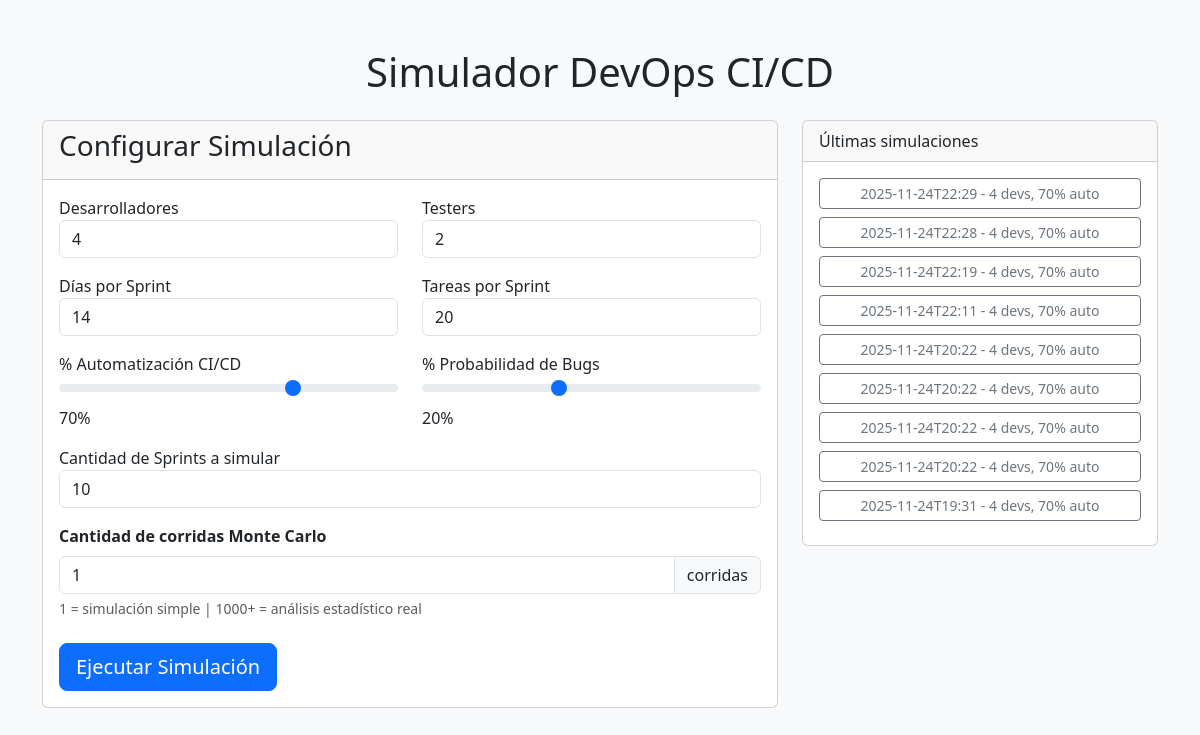
Before: / with the older database file.
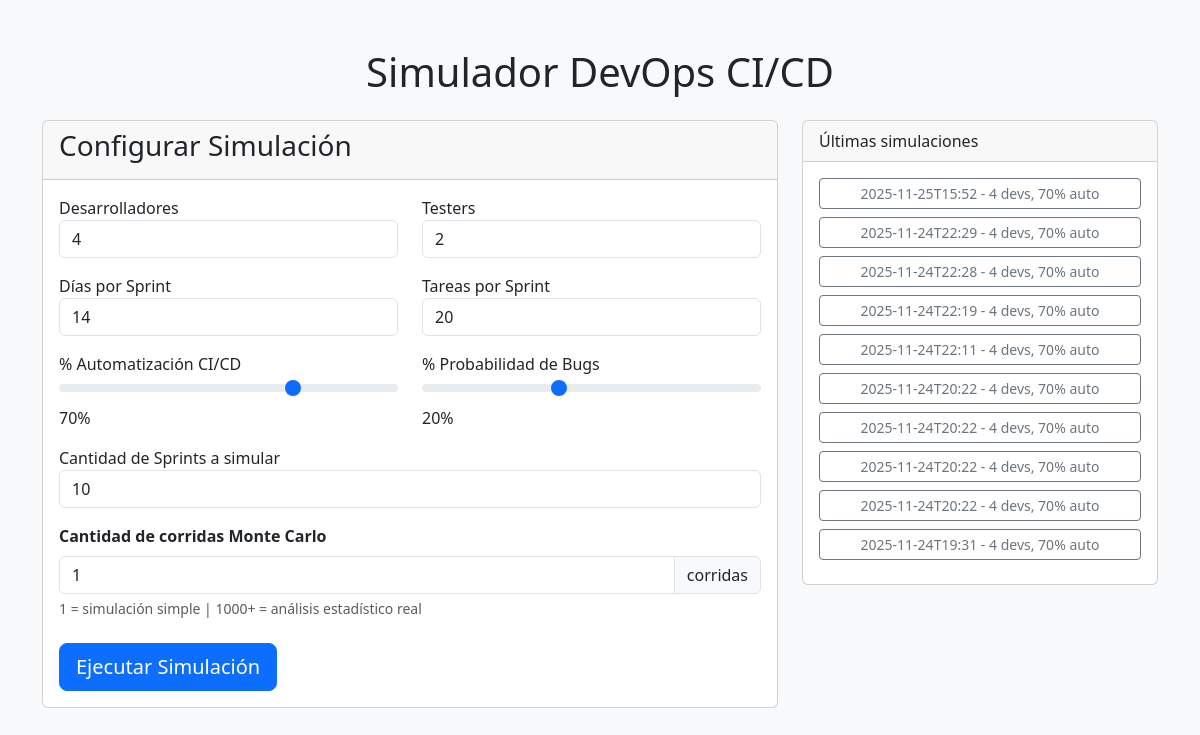
After: the same page with the newer database file.
### tables this page shows
CREATE TABLE simulations (
            id INTEGER PRIMARY KEY AUTOINCREMENT,
            timestamp TEXT,
            params TEXT,
            results TEXT
        , batch_size INTEGER DEFAULT 1, results_summary TEXT);

### app.py (the view)
@app.route('/')
def index():
    simulations = get_simulations()
    return render_template('index.html', simulations=simulations)

### database.py (called while the page is built)
def get_conn():
    conn = sqlite3.connect(DATABASE_PATH)
    conn.row_factory = sqlite3.Row
    return conn

def get_simulations():
    conn = get_conn()
    cur = conn.cursor()
    cur.execute('SELECT id, timestamp, params, batch_size FROM simulations ORDER BY timestamp DESC LIMIT 30')
    rows = cur.fetchall()
    conn.close()
    simulations = []
    for row in rows:
        sim = dict(row)
        sim['params'] = json.loads(sim['params'])
        simulations.append(sim)
    return simulations

### templates/index.html (shortened to what this page needs)
<!DOCTYPE html>
<html>
<head>
    <link href="https://cdn.jsdelivr.net/npm/bootstrap@5.3.3/dist/css/bootstrap.min.css" rel="stylesheet">
</head>
<body class="bg-light">
<div class="container mt-5">
    <h1 class="text-center mb-4">Simulador DevOps CI/CD</h1>
    <div class="row">
        <div class="col-md-8">
            <div class="card">
                <div class="card-header"><h3>Configurar Simulación</h3></div>
                <div class="card-body">
                    <form action="/simulate" method="post">
                        <div class="row">
                            <div class="col-md-6 mb-3">
                                <label>Desarrolladores</label>
                                <input type="number" name="developers" class="form-control" value="4" min="1" max="10">
                            </div>
                            <div class="col-md-6 mb-3">
                                <label>Testers</label>
                                <input type="number" name="testers" class="form-control" value="2" min="0" max="10">
                            </div>
                        </div>
                        <div class="row">
                            <div class="col-md-6 mb-3">
                                <label>Días por Sprint</label>
                                <input type="number" name="sprint_days" class="form-control" value="14" min="5" max="30">
                            </div>
                            <div class="col-md-6 mb-3">
                                <label>Tareas por Sprint</label>
                                <input type="number" name="tasks_per_sprint" class="form-control" value="20" min="5" max="50">
                            </div>
                        </div>
                        <div class="row">
                            <div class="col-md-6 mb-3">
                                <label>% Automatización CI/CD</label>
                                <input type="range" name="automation" class="form-range" min="0" max="100" value="70">
                                <span id="auto-value">70%</span>
                            </div>
                            <div class="col-md-6 mb-3">
                                <label>% Probabilidad de Bugs</label>
                                <input type="range" name="bugs" class="form-range" min="0" max="50" value="20">
                                <span id="bug-value">20%</span>
                            </div>
                        </div>
                        <div class="mb-3">
                            <label>Cantidad de Sprints a simular</label>
                            <input type="number" name="sprints" class="form-control" value="10" min="5" max="50">
                        </div>
						<div class="mb-4">
						<label class="form-label fw-bold">Cantidad de corridas Monte Carlo</label>
							<div class="input-group">
								<input type="number" name="batch_size" class="form-control" value="1" min="1" max="20000" step="1">
								<span class="input-group-text">corridas</span>
							</div>
							<div class="form-text">
								1 = simulación simple | 1000+ = análisis estadístico real
							</div>
						</div>
                        <button type="submit" class="btn btn-primary btn-lg">Ejecutar Simulación</button>
                    </form>
                </div>
            </div>
        </div>
        <div class="col-md-4">
            <div class="card">
                <div class="card-header">Últimas simulaciones</div>
                <div class="card-body">
					{% for sim in simulations %}
						<a href="{{ url_for('results', sim_id=sim.id) }}" class="btn btn-outline-secondary btn-sm d-block mb-2">
							{{ sim.timestamp[:16] }} - {{ sim.params['num_developers'] }} devs, {{ (sim.params['automation_level'] * 100)|int }}% auto
						</a>
					{% endfor %}
                </div>
            </div>
        </div>
    </div>
</div>
</body>
</html>

Changed rows visible on the page:
added simulations: timestamp "2025-11-25T15:52", params.num_developers "4", params "70"
